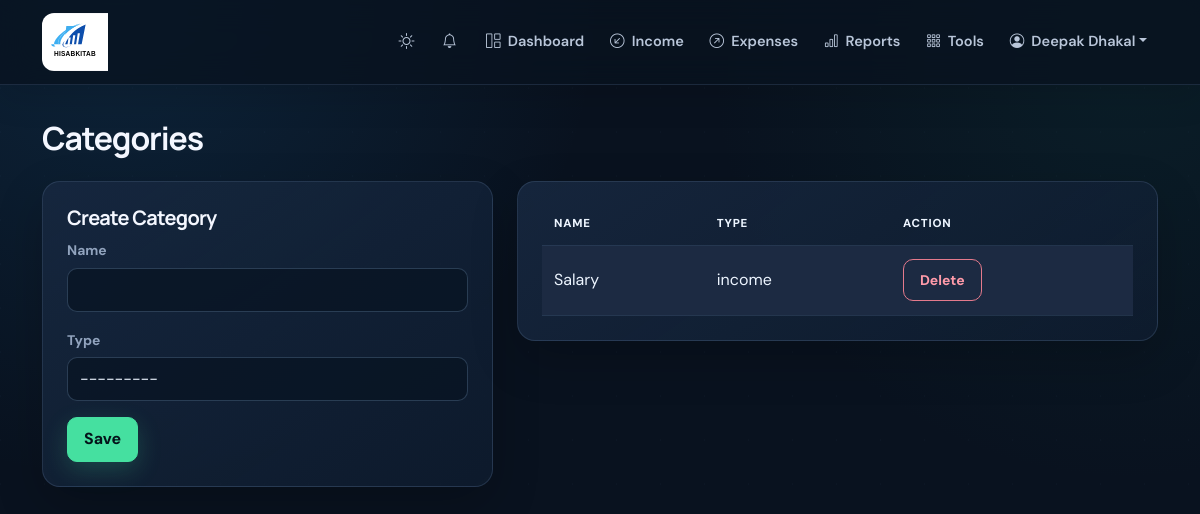
/categories/ (signed in), run on an earlier commit of the app's database.
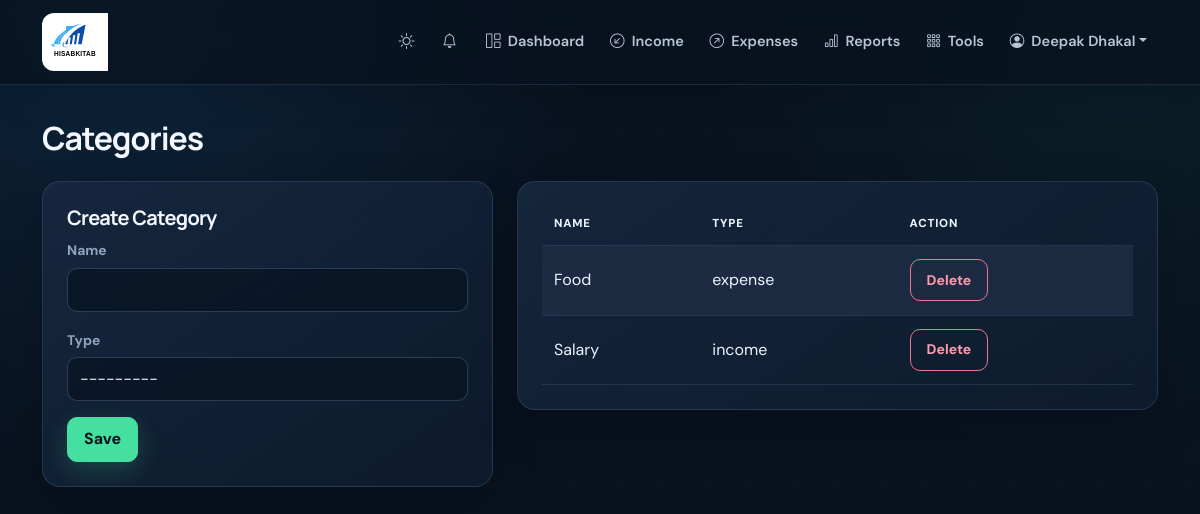
And on a later commit of the database.
### finance/models.py (models this page shows, shortened)
class Category(models.Model):
    CATEGORY_TYPES = (
        ('income', 'Income'),
        ('expense', 'Expense'),
    )
    user = models.ForeignKey(User, on_delete=models.CASCADE, related_name='categories')
    name = models.CharField(max_length=100)
    type = models.CharField(max_length=10, choices=CATEGORY_TYPES)
    created_at = models.DateTimeField(auto_now_add=True)
    class Meta:
        ordering = ['name']
        unique_together = ('user', 'name', 'type')

### finance/views.py (the view)
# urls.py: path('categories/', views.category_list, name='categories'),
@login_required
def category_list(request):
    categories = Category.objects.filter(user=request.user)
    if request.method == 'POST':
        form = CategoryForm(request.POST, user=request.user)
        if form.is_valid():
            category = form.save(commit=False)
            category.user = request.user
            category.save()
            messages.success(request, 'Category created successfully.')
            return redirect('categories')
    else:
        form = CategoryForm(user=request.user)
    return render(request, 'finance/categories.html', {'categories': categories, 'form': form})

### finance/forms.py (shortened to what this page needs)
class CategoryForm(StyledFormMixin, forms.ModelForm):
    class Meta:
        model = Category
        fields = ('name', 'type')
    def __init__(self, *args, user=None, **kwargs):
        self.user = user
        super().__init__(*args, **kwargs)

### finance/context_processors.py (called while the page is built)
def notifications(request):
    if not request.user.is_authenticated:
        return {}
    notification_qs = request.user.notifications.filter(is_read=False)
    return {
        'unread_notifications': notification_qs[:5],
        'unread_notification_count': notification_qs.count(),
    }

### finance/templates/finance/categories.html (shortened to what this page needs)
{% extends 'finance/base.html' %}
{% block content %}
<h2 class="mb-4">Categories</h2>
<div class="row">
    <div class="col-lg-5">
        <div class="card shadow-sm p-4">
            <h5>Create Category</h5>
            <form method="post">
                {% for field in form %}
                <div class="mb-3">
                    <label class="form-label">{{ field.label }}</label>
                    {{ field }}
                </div>
                {% endfor %}
                <button class="btn btn-primary" type="submit">Save</button>
            </form>
        </div>
    </div>
    <div class="col-lg-7">
        <div class="card shadow-sm p-4">
            <table class="table table-striped">
                <thead><tr><th>Name</th><th>Type</th><th>Action</th></tr></thead>
                <tbody>
                    {% for category in categories %}
                    <tr><td>{{ category.name }}</td><td>{{ category.type }}</td><td><a href="{% url 'category_delete' category.id %}" class="btn btn-sm btn-outline-danger">Delete</a></td></tr>
                    {% empty %}<tr><td colspan="3">No categories yet.</td></tr>{% endfor %}
                </tbody>
            </table>
        </div>
    </div>
</div>
{% endblock %}

What changed in the data, as far as the page shows it:
added Category: name "Food", type "expense"
